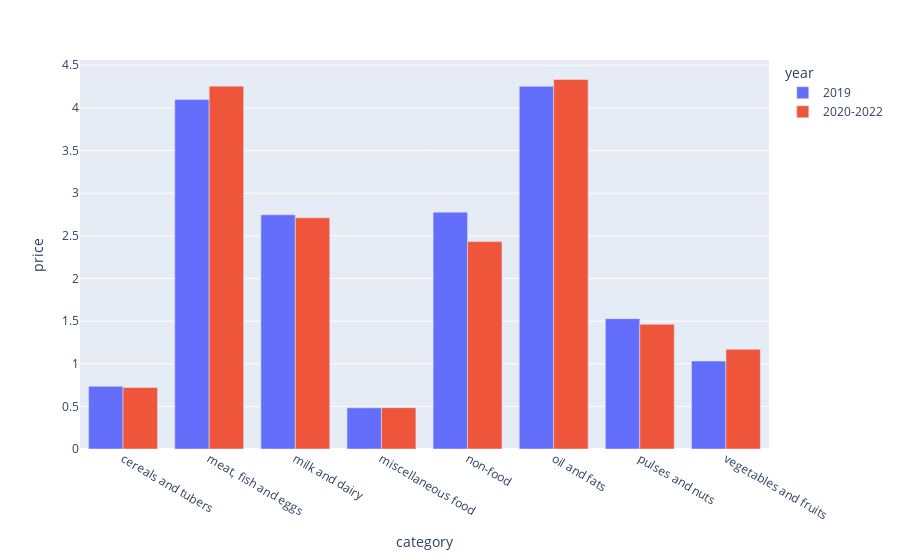

Notebook code cell kept with this figure:
### Code cell
fig = px.bar(df5, x="category", y="price",
color='year', barmode='group')
fig.show()

### Figure 1 — Plotly figure (JSON) as saved in the notebook; plotly's stock layout.template omitted (floating-point values rounded to 4 significant figures)
{"data": [{"alignmentgroup": "True", "hovertemplate": "year=2019<br>category=%{x}<br>price=%{y}<extra></extra>", "legendgroup": "2019", "marker": {"color": "#636efa", "pattern": {"shape": ""}}, "name": "2019", "offsetgroup": "2019", "orientation": "v", "showlegend": true, "textposition": "auto", "type": "bar", "x": ["cereals and tubers", "meat, fish and eggs", "milk and dairy", "miscellaneous food", "non-food", "oil and fats", "pulses and nuts", "vegetables and fruits"], "xaxis": "x", "y": [0.7344, 4.099, 2.746, 0.4827, 2.778, 4.253, 1.529, 1.032], "yaxis": "y"}, {"alignmentgroup": "True", "hovertemplate": "year=2020-2022<br>category=%{x}<br>price=%{y}<extra></extra>", "legendgroup": "2020-2022", "marker": {"color": "#EF553B", "pattern": {"shape": ""}}, "name": "2020-2022", "offsetgroup": "2020-2022", "orientation": "v", "showlegend": true, "textposition": "auto", "type": "bar", "x": ["cereals and tubers", "meat, fish and eggs", "milk and dairy", "miscellaneous food", "non-food", "oil and fats", "pulses and nuts", "vegetables and fruits"], "xaxis": "x", "y": [0.7209, 4.255, 2.711, 0.4843, 2.432, 4.333, 1.462, 1.168], "yaxis": "y"}], "layout": {"barmode": "group", "legend": {"title": {"text": "year"}, "tracegroupgap": 0}, "margin": {"t": 60}, "xaxis": {"anchor": "y", "domain": [0, 1], "title": {"text": "category"}}, "yaxis": {"anchor": "x", "domain": [0, 1], "title": {"text": "price"}}}}
